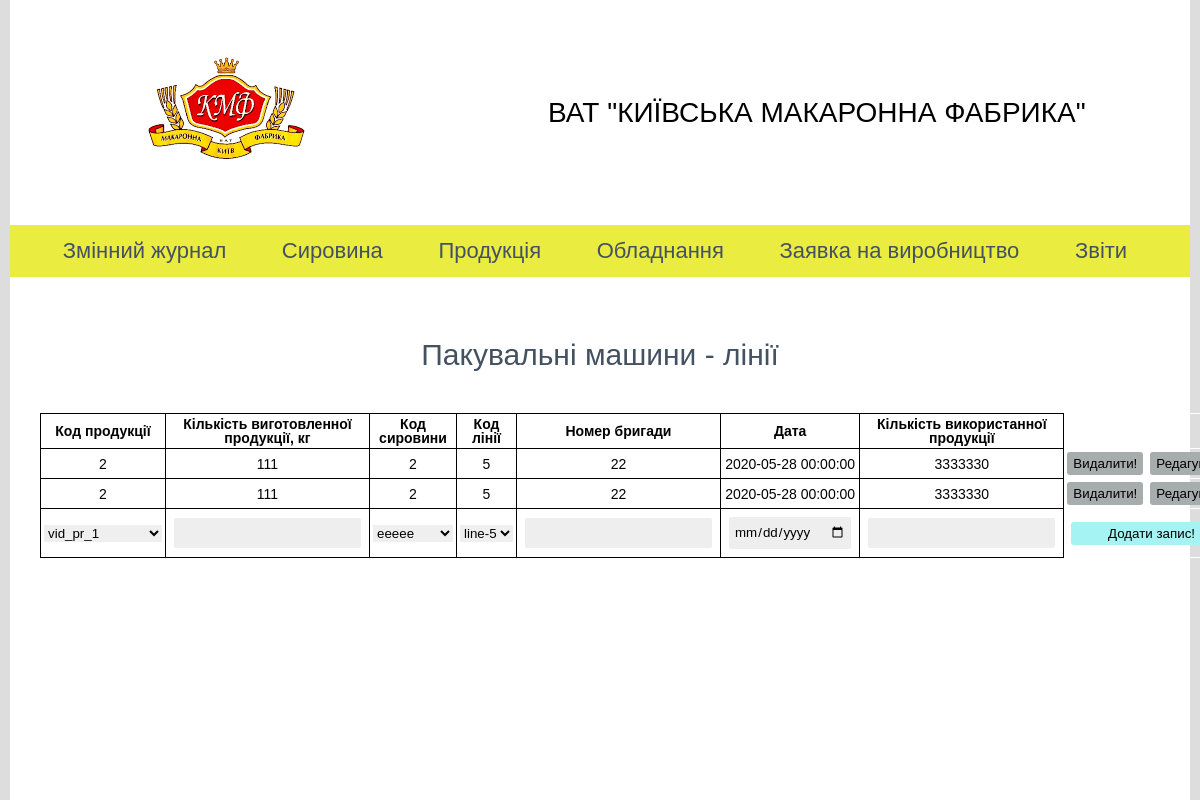
Page /pages/mashinslines.php on the committed database.
### functions/function_db.php (called while the page is built, shortened)
<?php
function getTable($table) {
	$link = startup();
	$query = "SELECT * FROM $table";
  $result = mysqli_query($link, $query);
	$n = mysqli_num_rows($result);
	$articles = array();
	for ($i = 0; $i < $n; $i++) {
		$row = mysqli_fetch_assoc($result);
		$articles[] = $row;
	}
	return $articles;
};

### pages/mashinslines.php (the view, shortened to what this page needs)
<?php
  include_once("../functions/function_db.php");
  $tableName = 'змінний_журнал';
  $tableName1 = 'вид_продукції';
  $tableName2 = 'сировина';
  $tableName3 = 'автоматизовані_лінії';
  $table = getTable($tableName);
  $table1 = getTable($tableName1);
  $table2 = getTable($tableName2);
  $table3 = getTable($tableName3);
?>
<!DOCTYPE html>
<html lang="en">
<head>
  <link rel="stylesheet" href="../css/style.css">
</head>
<body>
  <div class="wrapper">
    <div class="header">
      <div class="container">
        <div class="header__row">
          <div class="header__logo">
            <a href="../index.php">
              <img src="../img/logo-1.png" alt="">
            </a>
          </div>
          <div class="header__text">
            <p>ВАТ "КИЇВСЬКА МАКАРОННА ФАБРИКА"</p>
          </div>
        </div>
      </div>
    </div>
    <div class="nav">
      <div class="container">
        <div class="menu">
          <ul class="menu__list">
            <li class="menu__item">
              <a href="journal.php" class="menu__link">Змінний журнал</a>
            </li>
            <li class="menu__item">
              <a href="#" class="menu__link">Сировина</a>
            </li>
            <li class="menu__item">
              <a href="#" class="menu__link">Продукція</a>
            </li>
            <li class="menu__item">
              <a href="#" class="menu__link">Обладнання</a>
            </li>
            <li class="menu__item">
              <a href="request.php" class="menu__link">Заявка на виробництво</a>
            </li>
            <li class="menu__item">
              <a href="reports.php" class="menu__link">Звіти</a>
            </li>
          </ul>
        </div>
      </div>
    </div>
    <div class="main">
      <div class="container">
        <div class="main__row">
        <h1 class="title">Пакувальні машини - лінії</h1>
          <table>
            <tr>
              <th>Код продукції</th>
              <th>Кількість виготовленної продукції, кг</th>
              <th>Код сировини</th>
              <th>Код лінії</th>
              <th>Номер бригади</th>
              <th>Дата</th>
              <th>Кількість використанної продукції</th>
              <th class="white" colspan="2"></th>
            </tr>
          <?php foreach( $table as $row ) { ?>
            <tr>
            <?php
              $rowTemp = $row;
              $id = array_shift($rowTemp);
              foreach($rowTemp as $value) {
                echo '<td>' . $value . '</td>';
              } ?>
              <form action="#" method="POST">
                <td class="white">
                  <button class="btn" type="submit" name="del" value="<?php echo $id; ?>">Видалити!</button>
                </td>
                <td class="white">
                  <button class="btn" type="submit" name="edit" value="<?php echo $id; ?>">Редагувати!</button>
                </td>
              </form>
            </tr>
          <?php } ?>
            <tr>
              <form action="#" method="POST">
                <td>
                  <select name="Код_продукції" >
                    <?php
                      foreach ($table1 as $key => $val) {
                        $v = $val['Код_виду_продукції'];
                        $name = $val['Назва_продукції'];
                        echo '<option value="' . $v . '">' . $name . '</option>';
                      }
                    ?>
                  </select>
                </td>
                <td>
                  <input class="input" type="text" name="К_сть_виготовлен_прод_кг">
                </td>
                <td>
                  <select name="Код_сировини" >
                    <?php
                      foreach ($table2 as $key => $val) {
                        $v = $val['Код_сировини'];
                        $name = $val['Назва'];
                        echo '<option value="' . $v . '">' . $name . '</option>';
                      }
                    ?>
                  </select>
                </td>
                <td>
                  <select name="Код_лінії" >
                    <?php
                      foreach ($table3 as $key => $val) {
                        $v = $val['Код_лінії'];
                        $name = $val['Назва_лінії'];
                        echo '<option value="' . $v . '">' . $name . '</option>';
                      }
                    ?>
                  </select>
                </td>
                <td>
                  <input class="input" type="text" name="Номер_бригади">
                </td>
                <td>
                  <input class="input" type="date" name="Дата">
                </td>
                <td>
                  <input class="input" type="text" name="Кількість_використаної_сировини">
                </td>
                <td class="white" colspan="2">
                  <button class="btn add-btn" type="submit" name="add">Додати запис!</button>
                </td>
              </form>
            </tr>
          </table>
        </div>
      </div>
    </div>
  </div>
</body>
</html>

### css/style.css (style rules this page uses)
* { padding: 0; margin: 0; border: 0; }
*, *:before, *:after { -moz-box-sizing: border-box; -webkit-box-sizing: border-box; box-sizing: border-box; }
html, body { height: 100%; width: 100%; font-size: 100%; line-height: 1; font-size: 14px; -ms-text-size-adjust: 100%; -moz-text-size-adjust: 100%; -webkit-text-size-adjust: 100%; }
h1, h2, h3, h4, h5, h6 { font-size: inherit; font-weight: 400; }
a, a:visited, a:hover { text-decoration: none; }
input, button, textarea { font-family: inherit; }
button { cursor: pointer; }
ul li { list-style: none; }
img { vertical-align: top; max-width: 100%; }
body { font-family: Arial, "Helvetica Neue", Helvetica, sans-serif; background-color: #dddddd; }
.wrapper { min-height: 100%; overflow: hidden; display: flex; flex-direction: column; height: 100%; }
.container { max-width: 1180px; height: 100%; margin: 0 auto; }
.title { color: #445161; font-size: 30px; line-height: 36px; }
.header__row { display: flex; flex-wrap: wrap; justify-content: space-around; align-items: center; font-size: 28px; }
.header .container { background-color: #fff; }
.menu { padding: 15px 30px; background-color: #eaec40; }
.menu a { text-decoration: none; }
.menu li { list-style: none; }
.menu__item { position: relative; }
.menu__list { display: flex; justify-content: space-around; }
.menu__list > li { margin: 0 10px 0 0; }
.menu__link { color: #445162; font-size: 22px; padding: 18px 10px; }
.main { flex: 1 0 auto; }
.title { text-align: center; padding-top: 40px; margin: 0 0 40px 0; }
.main > .container { padding: 20px 30px; background-color: #fff; }
table { max-width: 1100px; margin-top: 30px; }
table, th, td { border: 1px solid black; color: black; border-collapse: collapse; }
th, td { padding: 3px; text-align: center; }
.input, .submit { line-height: 1.5em; margin: 5px; padding: 5px; border-radius: 2px; background-color: #eee; }
.btn { background-color: rgb(167, 172, 172); padding: 4px 6px; border-radius: 3px; }
.add-btn { background-color: rgb(165, 243, 243); padding: 4px 37px; border-radius: 3px; }
.white { border: 1px solid white; }

### rows in the picture
змінний_журнал: value "2", value "111", value "5", value "22", value "2020-05-28 00:00:00", value "3333330", $id 1 (drawn)
змінний_журнал: value "2", value "111", value "5", value "22", value "2020-05-28 00:00:00", value "3333330"

### other values in the picture
form field value "vid_pr_1"
form field value "eeeee"
form field value "line-5"
